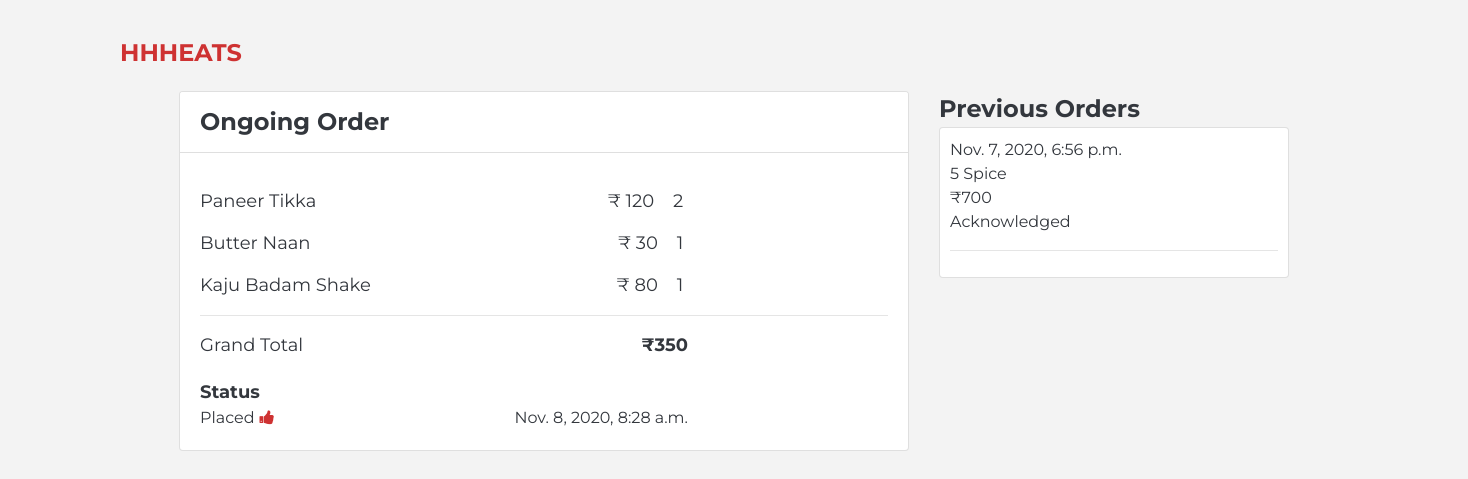
/customer/orders (signed in), run on an earlier commit of the app's database.
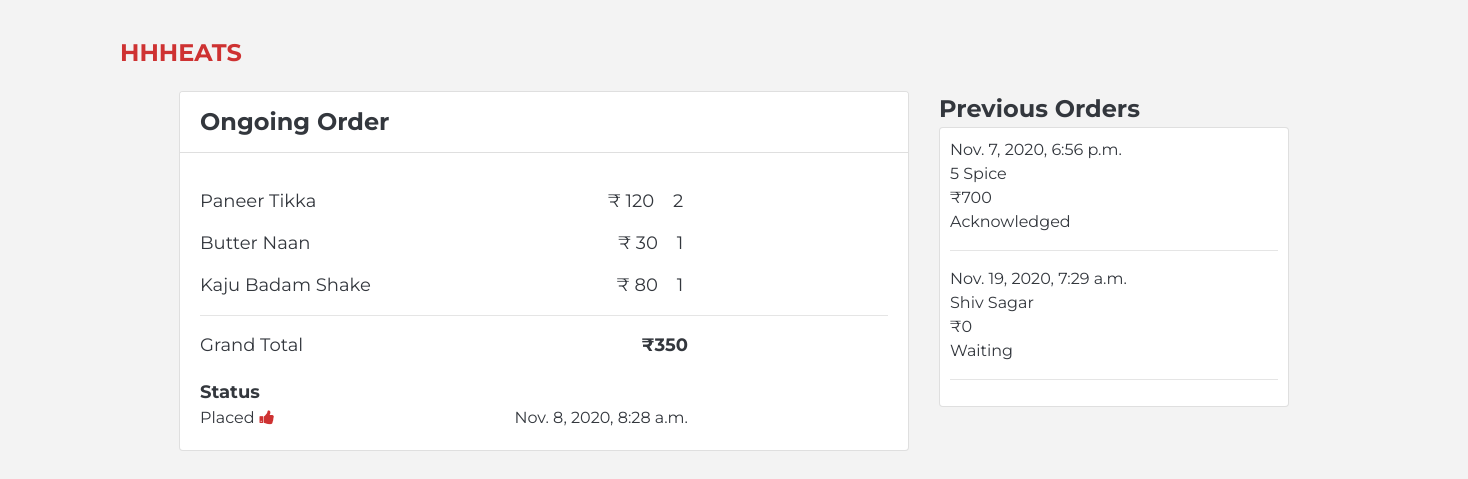
And on a later commit of the database.
### foodapp/models.py (models this page shows, shortened)
class orderItem(models.Model):
    orderedBy = models.ForeignKey(Customer, on_delete=models.CASCADE)
    item_id = models.ForeignKey(MenuItem, on_delete=models.CASCADE)
    quantity = models.IntegerField(default=0)

class MenuItem(models.Model):
    id = models.AutoField(primary_key=True)
    fname = models.CharField(max_length=30, blank=False)
    category = models.CharField(max_length=50, blank=False)
    description=models.CharField(max_length=200, blank=True,null=True)
    price = models.IntegerField(blank=False)

class Order(models.Model):
    id = models.AutoField(primary_key=True)
    orderedBy = models.ForeignKey(Customer, on_delete=models.CASCADE)
    r_id = models.ForeignKey(Restaurant, on_delete=models.CASCADE)
    items=models.ManyToManyField(orderItem)
    total_amount = models.IntegerField(default=0)
    timestamp = models.DateTimeField(auto_now_add=True)
    delivery_addr = models.CharField(max_length=50, blank=True)
    ORDER_STATE_WAITING = "Waiting"
    ORDER_STATE_PLACED = "Placed"
    ORDER_STATE_ACKNOWLEDGED = "Acknowledged"
    ORDER_STATE_COMPLETED = "Completed"
    ORDER_STATE_CANCELLED = "Cancelled"
    ORDER_STATE_DISPATCHED = "Dispatched"
    ORDER_STATE_CHOICES = (
        (ORDER_STATE_WAITING, ORDER_STATE_WAITING),
        (ORDER_STATE_PLACED, ORDER_STATE_PLACED),
        (ORDER_STATE_ACKNOWLEDGED, ORDER_STATE_ACKNOWLEDGED),
        (ORDER_STATE_COMPLETED, ORDER_STATE_COMPLETED),
        (ORDER_STATE_CANCELLED, ORDER_STATE_CANCELLED),
        (ORDER_STATE_DISPATCHED, ORDER_STATE_DISPATCHED),
    )
    status = models.CharField(
        max_length=50, choices=ORDER_STATE_CHOICES, default=ORDER_STATE_WAITING
    )

class Restaurant(models.Model):
    user = models.OneToOneField(Owner, on_delete=models.CASCADE)
    rname = models.CharField(max_length=100, blank=False)
    info = models.CharField(max_length=40, blank=False)
    min_ord = models.CharField(max_length=5, blank=False)
    location = models.CharField(max_length=40, blank=False)
    r_logo = models.FileField(upload_to="rest_logo",blank=False)
    speciality=models.CharField(max_length=200,null=True,blank=True)
    hours=models.CharField(max_length=200,null=True,blank=True)
    rating=models.IntegerField(null=True,blank=True)
    phone=models.CharField(max_length=20,null=True,blank=True)
    REST_STATE_OPEN = "Open"
    REST_STATE_CLOSE = "Closed"
    REST_STATE_CHOICES = (
        (REST_STATE_OPEN, REST_STATE_OPEN),
        (REST_STATE_CLOSE, REST_STATE_CLOSE),
    )
    status = models.CharField(
        max_length=50, choices=REST_STATE_CHOICES, default=REST_STATE_OPEN, blank=False
    )
    approved = models.BooleanField(blank=False, default=True)

### foodapp/views.py (the view)
# urls.py: path("customer/orders",views.order_status,name="order_status")
@login_required
def order_status(request):
    order_p=Order.objects.filter(orderedBy=Customer.objects.get(email=request.user.email),status='Placed').first()
    prev_order=Order.objects.filter(~Q(status='Placed'),orderedBy=Customer.objects.get(email=request.user.email))
    context={
            "now_order":order_p,
            "previous_orders":prev_order,
    }
    return render(request, "orderstatus.html",context)

### foodapp/templates/orderstatus.html (shortened to what this page needs)
<!DOCTYPE html>
{% load static %}
<html lang="en">
<head>
     <link rel="stylesheet" href="https://maxcdn.bootstrapcdn.com/bootstrap/4.5.2/css/bootstrap.min.css">
     <link rel="stylesheet" href="https://cdnjs.cloudflare.com/ajax/libs/font-awesome/4.7.0/css/font-awesome.min.css">
     <link rel="stylesheet" href="{% static "css/orderstatus.css" %}">
</head>
<body>
    <a href="{% url "ListRestaurant" %}" class="navbar-brand">HHHEATS</a>
    <div class="container">
        <div class="row">
            <div class="col-lg-8">
                <div class="card" id="currentorder">
                    <div class="card-header" >Ongoing Order</div>
                    <div class="card-body">
                        {%for item in now_order.items.all %}
                          <div class="food-item">{{ item.item_id.fname }}<span class="food-cost">₹ {{ item.item_id.price }}&nbsp;&nbsp;&nbsp;&nbsp;{{ item.quantity }}&nbsp;</span></div>
                        {% endfor %}
                        <hr>
                        <div class="total">Grand Total<span class="total-cost">₹{{ now_order.total_amount }}</span></div>
                        <div class="status">Status</div>
                        <div class="status_time">
                            <div>{{ now_order.status }}<i class="fa fa-thumbs-up" aria-hidden="true"></i><span class="timestamp">{{ now_order.timestamp }}</span></div>
                        </div>
                    </div>
                </div>
            </div>
            <div class="col-lg-4">
                <div class="previousorders">Previous Orders</div>
                <div class="card" id="previousorder">
                    <div class="orderdetails">
                    {% for order in previous_orders %}
                    <div>{{ order.timestamp }}</div>
                    <div>{{ order.r_id.rname }}</div>
                    <div>₹{{ order.total_amount }}</div>
                    <div>{{ order.status }}</div>
                    <hr>
                    {% endfor %}
                    </div>
                </div>
            </div>
        </div>
    </div>
</body>
</html>

What changed in the data, as far as the page shows it:
added Order: timestamp "Nov. 19, 2020, 7:29 a.m.", r_id.rname "Shiv Sagar", total_amount "0", status "Waiting"
